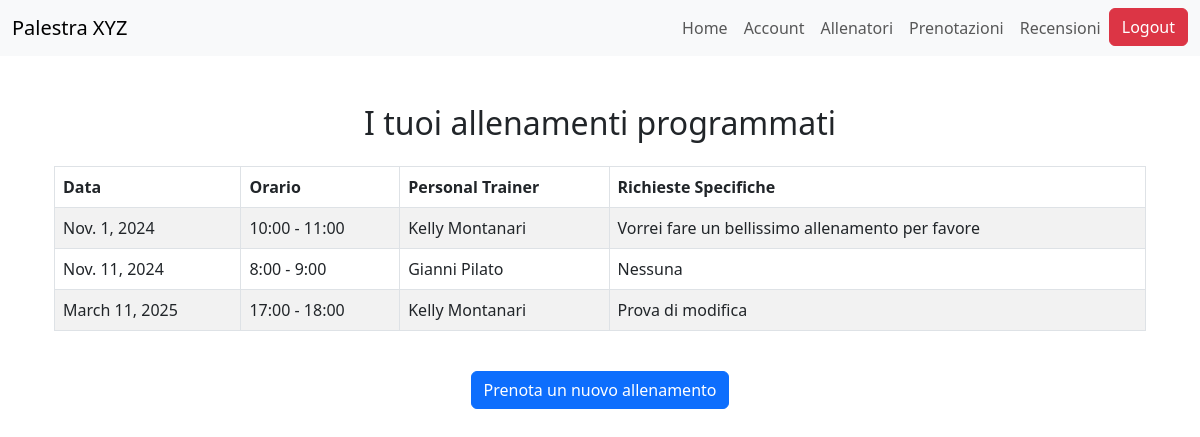
The page /accounts/allenamenti/ (signed in) on the database as committed earlier.
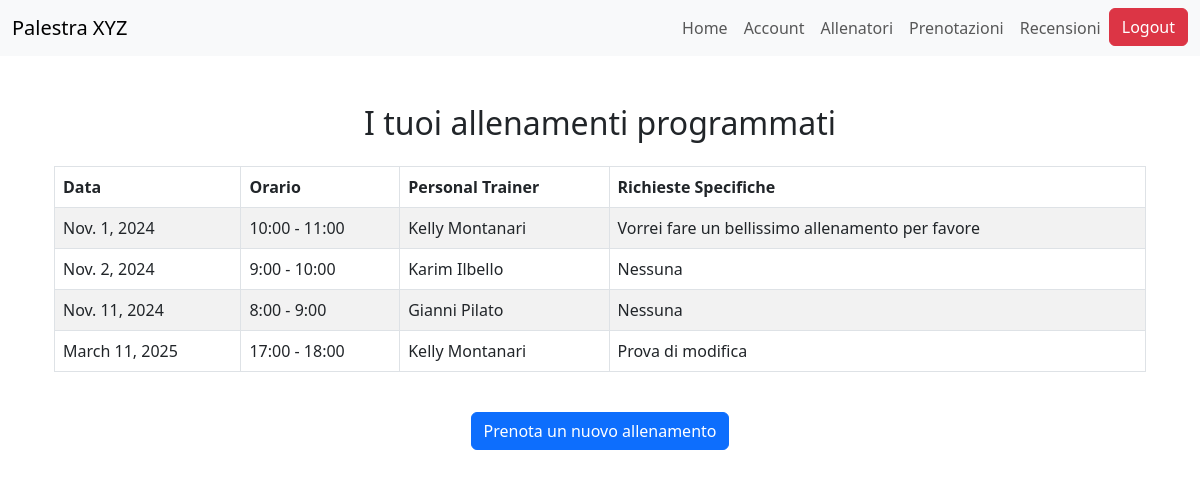
The same page on the database as committed later.
### bookings/models.py (models this page shows, shortened)
class Prenotazione(models.Model):
    registrato_utente = models.ForeignKey(RegistratoUtente, on_delete=models.CASCADE)
    personal_trainer = models.ForeignKey(PersonalTrainer, on_delete=models.CASCADE)
    richieste_specifiche = models.TextField(max_length=500, blank=True, null=True)
    ORARI_FASCIA = [
        (8, '8:00 - 9:00'),
        (9, '9:00 - 10:00'),
        (10, '10:00 - 11:00'),
        (11, '11:00 - 12:00'),
        (12, '12:00 - 13:00'),
        (13, '13:00 - 14:00'),
        (14, '14:00 - 15:00'),
        (15, '15:00 - 16:00'),
        (16, '16:00 - 17:00'),
        (17, '17:00 - 18:00'),
        (18, '18:00 - 19:00'),
    ]
    fascia_oraria = models.IntegerField(choices=ORARI_FASCIA)
    data_prenotazione = models.DateField()
    class Meta:
        unique_together = ('personal_trainer', 'fascia_oraria', 'data_prenotazione')
        verbose_name_plural = "Prenotazioni"

### trainers/models.py (models this page shows, shortened)
class PersonalTrainer(models.Model):
    user = models.OneToOneField(User, on_delete=models.CASCADE)
    nome = models.CharField(max_length=100)
    cognome = models.CharField(max_length=100)
    data_di_nascita = models.DateField()
    bio = models.TextField(max_length=500)
    SCELTA_PREFERENZE = [
        ("BB", "BodyBuilding"),
        ("PL", "PowerLifting"),
        ("CL", "Calisthenics"),
        ("ST", "StrongMen"),
        ("YG", "Yoga"),
        ("PS", "Pilates"),
        ("AR", "Aerobico")
    ]
    preferenze = models.CharField(max_length=2, choices=SCELTA_PREFERENZE)
    immagine_profilo = models.ImageField(upload_to=foto_profilo_upload_path, blank=True, null=True)
    competenze = models.TextField(max_length=500, default='Nessuna competenza')
    class Meta:
        verbose_name = "Personal Trainer"
        verbose_name_plural = "Personal Trainers"

### accounts/views.py (the view)
# urls.py: path('allenamenti/', allenamenti_utente, name='allenamenti_utente'),
@login_required
def allenamenti_utente(request):
    try:
        registrato_utente = RegistratoUtente.objects.get(user=request.user)
    except RegistratoUtente.DoesNotExist:
        return redirect('accounts:home_accounts')
    allenamenti = Prenotazione.objects.filter(registrato_utente=registrato_utente).order_by('data_prenotazione', 'fascia_oraria')
    return render(request, 'accounts/allenamenti_utente.html', {'allenamenti': allenamenti})

### accounts/templates/accounts/allenamenti_utente.html
{% extends 'accounts/base.html' %}
{% block content %}
  <div class="container mt-5">
    <h2 class="text-center mb-4">I tuoi allenamenti programmati</h2>
    {% if allenamenti %}
      <div class="table-responsive">
        <table class="table table-striped table-bordered">
          <thead class="thead-dark">
            <tr>
              <th scope="col">Data</th>
              <th scope="col">Orario</th>
              <th scope="col">Personal Trainer</th>
              <th scope="col">Richieste Specifiche</th>
            </tr>
          </thead>
          <tbody>
            {% for allenamento in allenamenti %}
              <tr>
                <td>{{ allenamento.data_prenotazione }}</td>
                <td>{{ allenamento.get_fascia_oraria_display }}</td>
                <td>{{ allenamento.personal_trainer.nome }} {{ allenamento.personal_trainer.cognome }}</td>
                <td>{{ allenamento.richieste_specifiche|default:"Nessuna" }}</td>
              </tr>
            {% endfor %}
          </tbody>
        </table>
      </div>
    {% else %}
      <div class="alert alert-warning text-center" role="alert">
        Non hai allenamenti programmati.
      </div>
    {% endif %}
    <div class="text-center mt-4">
      <a href="{% url 'bookings:crea_prenotazione' %}" class="btn btn-primary">
        Prenota un nuovo allenamento
      </a>
    </div>
  </div>
{% endblock %}

### accounts/templates/accounts/base.html (shortened to what this page needs)
<!DOCTYPE html>
<html lang="it">
<head>
    <link href="https://cdn.jsdelivr.net/npm/bootstrap@5.3.0/dist/css/bootstrap.min.css" rel="stylesheet">
</head>
<body>
    <nav class="navbar navbar-expand-lg navbar-light bg-light fixed-top">
        <div class="container-fluid">
            <a class="navbar-brand" href="#">Palestra XYZ</a>
            <div class="collapse navbar-collapse" id="navbarNav">
                <ul class="navbar-nav ms-auto">
                    <li class="nav-item">
                        <a class="nav-link" href="{% url 'homepage_palestra' %}">Home</a>
                    </li>
                     {% if user.is_authenticated %}
                        <li class="nav-item">
                            <a class="nav-link" href="{% url 'accounts:home_accounts' %}">Account</a>
                        </li>
                    {% endif %}
                    <li class="nav-item">
                        <a class="nav-link" href="{% url 'trainers:personal_trainer_home' %}">Allenatori</a>
                    </li>
                    <li class="nav-item">
                        <a class="nav-link" href="{% url 'bookings:home_page' %}">Prenotazioni</a>
                    </li>
                    <li class="nav-item">
                        <a class="nav-link" href="{% url 'reviews:homepage_recensioni' %}">Recensioni</a>
                    </li>
                    {% if user.is_authenticated %}
                    <li class="nav-item">
                        <form method="POST" action="{% url 'accounts:logout' %}">
                        <button type="submit" class="btn btn-danger">Logout</button>
                        </form>
                    </li>
                        {% else %}
                        <li class="nav-item">
                        <a class="nav-link" href="{% url 'accounts:login' %}">Login</a>
                    </li>
                    {% endif %}
                </ul>
            </div>
        </div>
    </nav>
    <div class="container mt-5">
        {% block content %}{% endblock %}
    </div>
</body>
</html>

### accounts/templates/accounts/base.html (style rules this page uses)
body { padding-top: 56px; }

Rows that differ between the two databases and show on the page:
added Prenotazione: data_prenotazione "Nov. 2, 2024", fascia_oraria "9:00 - 10:00", personal_trainer.nome "Karim", personal_trainer.cognome "Ilbello", richieste_specifiche "Nessuna"
